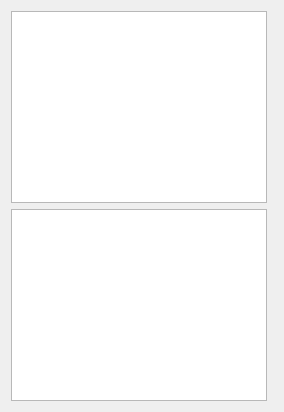
        <widget class="QWidget" name="tab_rechnungen">
         <attribute name="title">
          <string>Rechnungen</string>
         </attribute>
         <layout class="QHBoxLayout" name="layoutTabRechnungenMain">
          <item>
           <layout class="QVBoxLayout" name="layoutRechnungenTables">
            <item>
             <widget class="QTableView" name="tv_rechnungen">
              <property name="editTriggers">
               <set>QAbstractItemView::EditTrigger::NoEditTriggers</set>
              </property>
              <property name="sortingEnabled">
               <bool>true</bool>
              </property>
             </widget>
            </item>
            <item>
             <widget class="QTableView" name="tv_detail_rechnungen">
              <property name="editTriggers">
               <set>QAbstractItemView::EditTrigger::NoEditTriggers</set>
              </property>
              <property name="sortingEnabled">
               <bool>true</bool>
              </property>
             </widget>
            </item>
           </layout>
          </item>
          <item>
           <widget class="QWidget" name="w_rechnung_hinzufuegen" native="true">
            <property name="sizePolicy">
             <sizepolicy hsizetype="Expanding" vsizetype="Expanding">
              <horstretch>0</horstretch>
              <verstretch>0</verstretch>
             </sizepolicy>
            </property>
            <widget class="QWidget" name="w_rechnung_form">
             <property name="geometry">
              <rect>
               <x>0</x>
               <y>0</y>
               <width>621</width>
               <height>697</height>
              </rect>
             </property>
             <layout class="QVBoxLayout" name="vertical_layout_">
              <item>
               <layout class="QGridLayout" name="gridLayout">
                <item row="1" column="0">
                 <layout class="QFormLayout" name="rechnungenForm">
                  <item row="0" column="0">
                   <widget class="QPushButton" name="btn_close_rechnung_hinzufuegen">
                    <property name="sizePolicy">
                     <sizepolicy hsizetype="Fixed" vsizetype="Fixed">
                      <horstretch>0</horstretch>
                      <verstretch>0</verstretch>
                     </sizepolicy>
                    </property>
                    <property name="text">
                     <string/>
                    </property>
                    <property name="icon">
                     <iconset>
                      <normaloff>icons/x.png</normaloff>icons/x.png</iconset>
                    </property>
                   </widget>
                  </item>
                  <item row="1" column="0">
                   <widget class="QLabel" name="lbl_rechnungsnummer">
                    <property name="sizePolicy">
                     <sizepolicy hsizetype="Expanding" vsizetype="Preferred">
                      <horstretch>0</horstretch>
                      <verstretch>0</verstretch>
                     </sizepolicy>
                    </property>
                    <property name="text">
                     <string>Rechnungsnummer</string>
                    </property>
                   </widget>
                  </item>
                  <item row="1" column="1">
                   <widget class="QLineEdit" name="tb_rechnungsnummer">
                    <property name="minimumSize">
                     <size>
                      <width>0</width>
                      <height>24</height>
                     </size>
                    </property>
                   </widget>
                  </item>
                  <item row="2" column="0">
                   <widget class="QLabel" name="lbl_erstellungsdatum">
                    <property name="sizePolicy">
                     <sizepolicy hsizetype="Expanding" vsizetype="Preferred">
                      <horstretch>0</horstretch>
                      <verstretch>0</verstretch>
                     </sizepolicy>
                    </property>
                    <property name="text">
                     <string>Erstellungsdatum</string>
                    </property>
                   </widget>
                  </item>
                  <item row="2" column="1">
                   <widget class="QDateEdit" name="de_erstellungsdatum">
                    <property name="minimumSize">
                     <size>
                      <width>0</width>
                      <height>24</height>
                     </size>
                    </property>
                   </widget>
                  </item>
                  <item row="3" column="0">
                   <widget class="QLabel" name="lbl_lohnkosten">
                    <property name="sizePolicy">
                     <sizepolicy hsizetype="Expanding" vsizetype="Preferred">
                      <horstretch>0</horstretch>
                      <verstretch>0</verstretch>
                     </sizepolicy>
                    </property>
                    <property name="text">
                     <string>Lohnkosten</string>
                    </property>
                   </widget>
                  </item>
                  <item row="3" column="1">
                   <widget class="QDoubleSpinBox" name="dsb_lohnkosten">
                    <property name="minimumSize">
                     <size>
                      <width>0</width>
                      <height>24</height>
                     </size>
                    </property>
                    <property name="suffix">
                     <string> €</string>
                    </property>
                    <property name="maximum">
                     <double>100000000.000000000000000</double>
                    </property>
                   </widget>
                  </item>
                  <item row="4" column="0">
                   <widget class="QLabel" name="lbl_mwst_lohnkosten">
                    <property name="sizePolicy">
                     <sizepolicy hsizetype="Expanding" vsizetype="Preferred">
                      <horstretch>0</horstretch>
                      <verstretch>0</verstretch>
                     </sizepolicy>
                    </property>
                    <property name="text">
                     <string>Mw.St. Lohnkosten</string>
                    </property>
                   </widget>
                  </item>
                  <item row="4" column="1">
                   <widget class="QDoubleSpinBox" name="dsb_mwst_lohnkosten">
                    <property name="minimumSize">
                     <size>
                      <width>0</width>
                      <height>24</height>
                     </size>
                    </property>
                    <property name="suffix">
                     <string> %</string>
                    </property>
                    <property name="maximum">
                     <double>100.000000000000000</double>
                    </property>
                   </widget>
                  </item>
                  <item row="5" column="0">
                   <widget class="QLabel" name="lbl_vat_Positionen">
                    <property name="sizePolicy">
                     <sizepolicy hsizetype="Expanding" vsizetype="Preferred">
                      <horstretch>0</horstretch>
                      <verstretch>0</verstretch>
                     </sizepolicy>
                    </property>
                    <property name="text">
                     <string>Mw.St. Positionen</string>
                    </property>
                   </widget>
                  </item>
                  <item row="5" column="1">
                   <widget class="QDoubleSpinBox" name="dsb_mwst_positionen">
                    <property name="minimumSize">
                     <size>
                      <width>0</width>
                      <height>24</height>
                     </size>
                    </property>
                    <property name="suffix">
                     <string> %</string>
                    </property>
                    <property name="maximum">
                     <double>100.000000000000000</double>
                    </property>
                   </widget>
                  </item>
                  <item row="6" column="0" colspan="2">
                   <layout class="QGridLayout" name="gridLayout_3">
                    <item row="1" column="0">
                     <widget class="QTableView" name="tv_rechnungen_form_kunde"/>
                    </item>
                    <item row="3" column="0" colspan="2">
                     <widget class="QTableView" name="tv_rechnungen_form_positionen"/>
                    </item>
                    <item row="0" column="0">
                     <widget class="QLineEdit" name="tb_search_kunden">
                      <property name="minimumSize">
                       <size>
                        <width>0</width>
                        <height>24</height>
                       </size>
                      </property>
                      <property name="placeholderText">
                       <string>Suche nach Kunden</string>
                      </property>
                     </widget>
                    </item>
                    <item row="1" column="1">
                     <widget class="QTableView" name="tv_rechnungen_form_dienstleister"/>
                    </item>
                    <item row="0" column="1">
                     <widget class="QLineEdit" name="tb_search_dienstleister">
                      <property name="sizePolicy">
                       <sizepolicy hsizetype="Expanding" vsizetype="Fixed">
                        <horstretch>0</horstretch>
                        <verstretch>0</verstretch>
                       </sizepolicy>
                      </property>
                      <property name="minimumSize">
                       <size>
                        <width>0</width>
                        <height>24</height>
                       </size>
                      </property>
                      <property name="placeholderText">
                       <string>Suche nach Dienstleistern</string>
                      </property>
                     </widget>
                    </item>
                    <item row="2" column="0" colspan="2">
                     <widget class="QLineEdit" name="tb_search_positionen">
                      <property name="minimumSize">
                       <size>
                        <width>0</width>
                        <height>24</height>
                       </size>
                      </property>
                      <property name="placeholderText">
                       <string>Suche nach Positionen</string>
                      </property>
                     </widget>
                    </item>
                   </layout>
                  </item>
                  <item row="7" column="0">
                   <widget class="QPushButton" name="btn_positionen_anlegen">
                    <property name="sizePolicy">
                     <sizepolicy hsizetype="Fixed" vsizetype="Fixed">
                      <horstretch>0</horstretch>
                      <verstretch>0</verstretch>
                     </sizepolicy>
                    </property>
                    <property name="maximumSize">
                     <size>
                      <width>20</width>
                      <height>20</height>
                     </size>
                    </property>
                    <property name="text">
                     <string/>
                    </property>
                    <property name="icon">
                     <iconset>
                      <normaloff>icons/plus.png</normaloff>icons/plus.png</iconset>
                    </property>
                   </widget>
                  </item>
                 </layout>
                </item>
               </layout>
              </item>
             </layout>
            </widget>
           </widget>
          </item>
         </layout>
        </widget>
